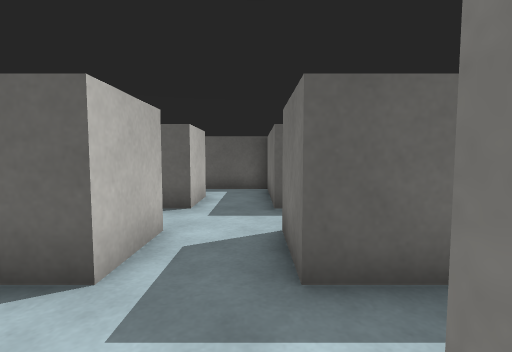
[1] (above)

17 first-person views from a walk through a Unity game level. The camera is 0.62 m above the floor, tilts 4° down and sees 85° across. The floor is counted in squares, 0.5 m on a side. Each view is taken from the middle of a square. On the plan, view 1 faces up. The plan holds only what a view shows up to about 13 squares ahead; the rest is blank. Surface patterns are stand-ins for the level's own textures.

[2]
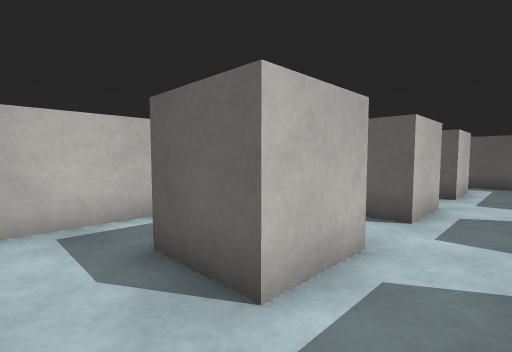

[3]
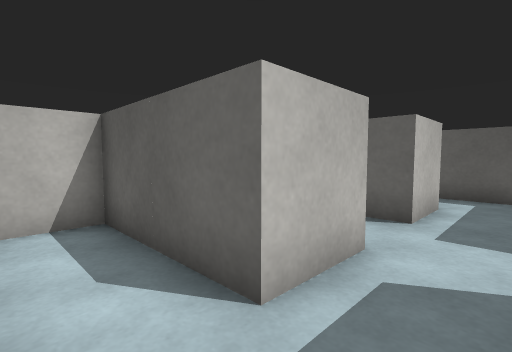

[4]
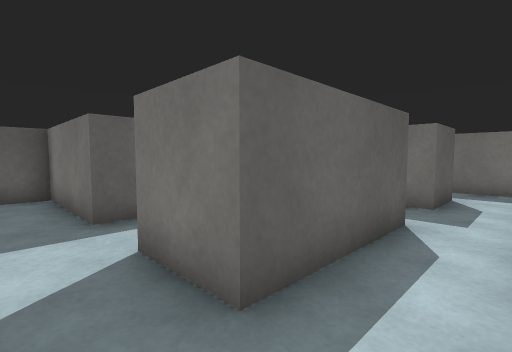

[5]
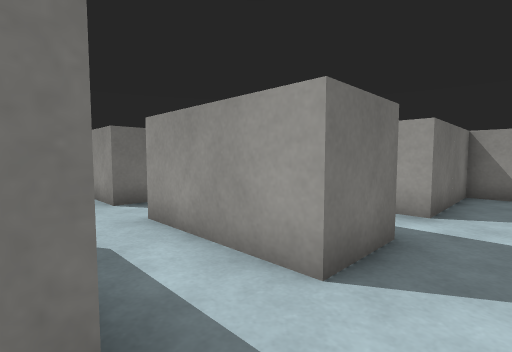

[6]
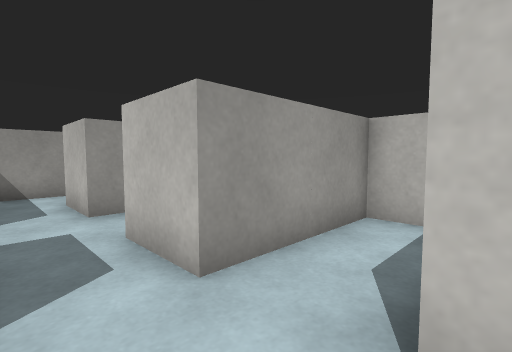

[7]
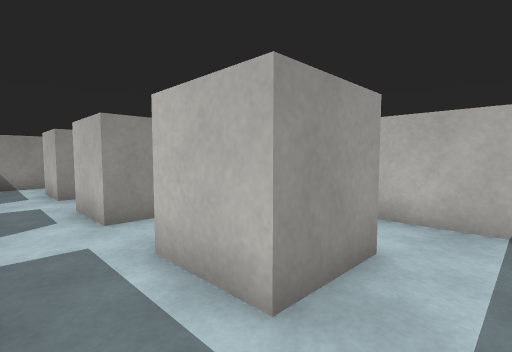

[8]
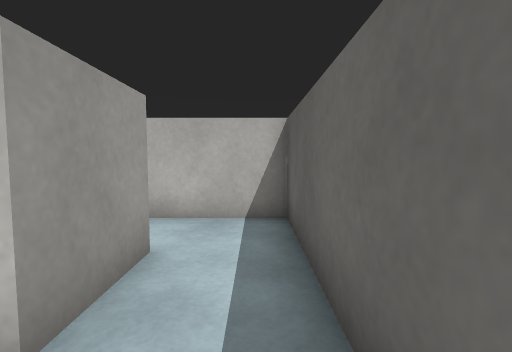

[9]
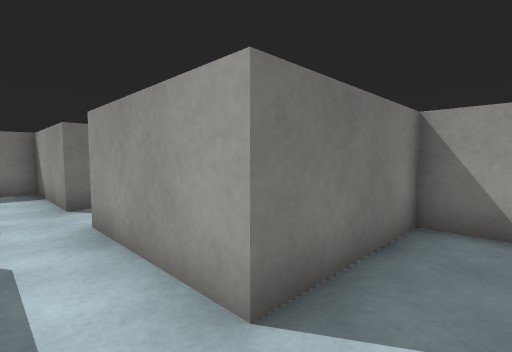

[10]
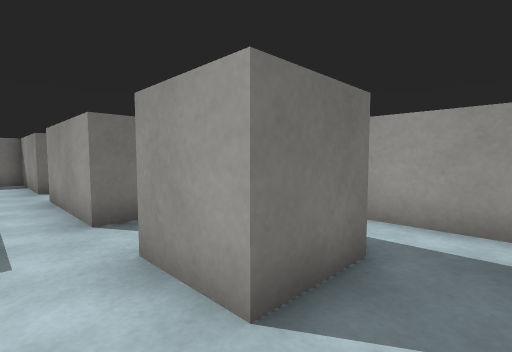

[11]
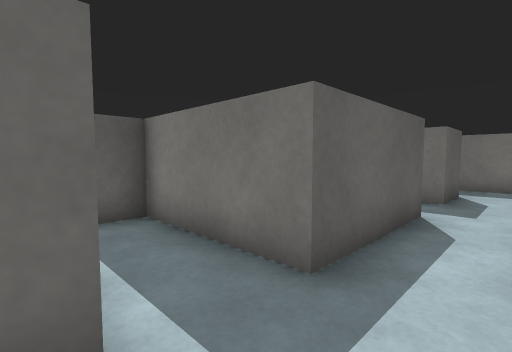

[12]
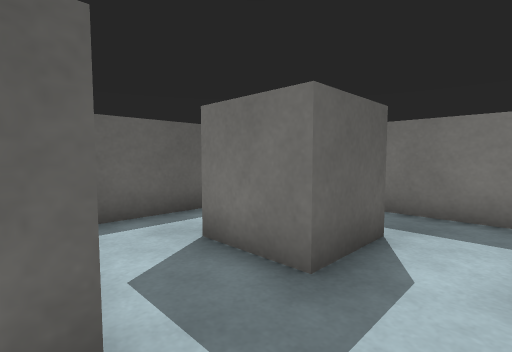

[13]
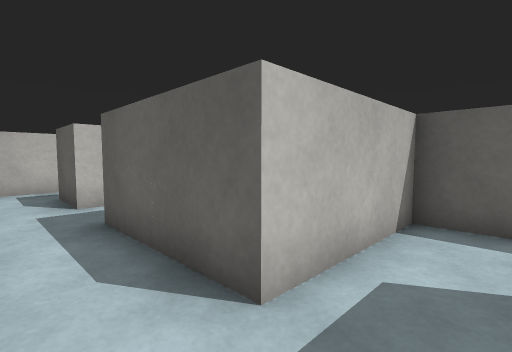

[14]
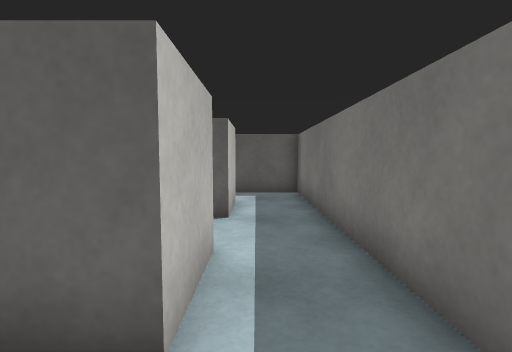

[15]
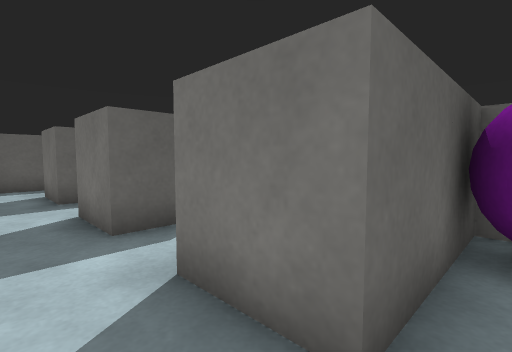

[16]
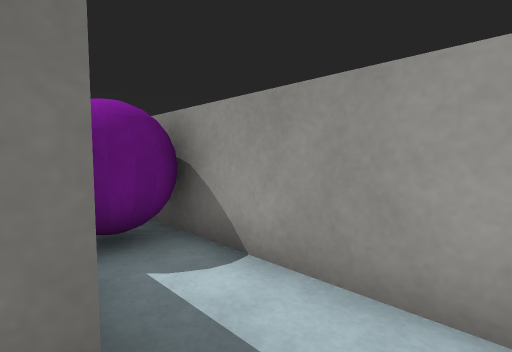

[17]
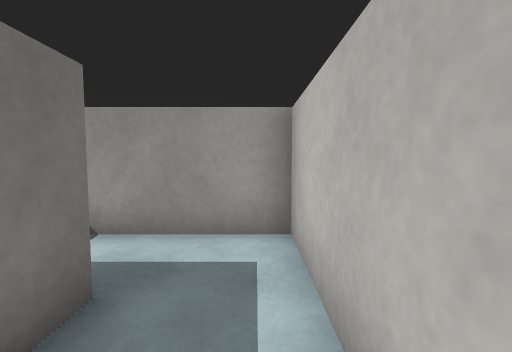

### Floor plan
Ten units are one square. View 1 is at (0, 0); x grows to the right and y downward. Boxes are objects, and circles mark ways between rooms. Rooms are numbered by the first view taken in them; rooms with no view inside come last. Other rooms are left out.
<svg viewBox="-61 -111 171 151">
<path fill="none" stroke="#000" d="M-16 -6 -16 14 -36 14 -36 -6 -16 -6M-56 4 -56 29M-16 -46 -16 -26 -56 -26 -56 -11M-49 34 4 34 4 -6 44 -6 44 14M45 -26 4 -26 4 -46M64 14 64 -6M4 -46 45 -46M-36 -86 -16 -86 -16 -66 -36 -66M44 -66 4 -66 4 -106 -56 -106 -56 -46 -16 -46M84 -46 84 -26 64 -26 64 -46 81 -46M84 -86 84 -66 64 -66 64 -86M64 -6 104 -6 104 -106 44 -106 44 -66M44 14 44 34 85 34M105 14 64 14"/>
<rect x="85" y="15" width="20" height="20" fill="#bbb"><title>purple ball</title></rect>
<circle cx="-5" cy="-35" r="3" fill="#2a7"/>
<circle cx="45" cy="-15" r="3" fill="#2a7"/>
<circle cx="55" cy="5" r="3" fill="#2a7"/>
<circle cx="45" cy="-55" r="3" fill="#2a7"/>
<text x="-10" y="0">1</text>
<text x="-10" y="-70">2</text>
<text x="80" y="-60">3</text>
<text x="70" y="20">4</text>
</svg>
Room 1 opens to room 2. Room 1 opens to room 3. Room 1 opens to room 4. Room 2 opens to room 3.

Where each view was taken, in squares from view 1:
view 1: 0 up, 0 right, facing up
view 2: 3 down, 0 right, facing up-left
view 3: 1 up, 0 right, facing up-left
view 4: 1 up, 1 left, facing up-right
view 5: 7 up, 1 left, facing down-right
view 6: 7 up, 0 right, facing down-left
view 7: 10 up, 0 right, facing down-left
view 8: 10 up, 0 right, facing left
view 9: 2 up, 1 left, facing down-right
view 10: 2 up, 5 left, facing down-right
view 11: 5 up, 2 left, facing up-right
view 12: 5 up, 4 right, facing up-right
view 13: 5 up, 6 right, facing up-left
view 14: 1 up, 9 right, facing up
view 15: 2 down, 5 right, facing up-right
view 16: 1 down, 5 right, facing down-right
view 17: 1 up, 5 right, facing down
